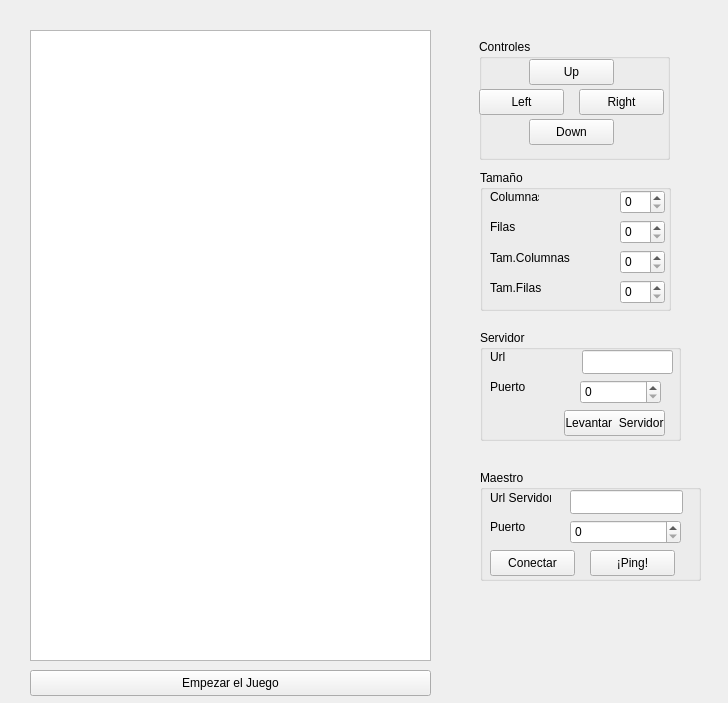
<?xml version="1.0" encoding="UTF-8"?>
<ui version="4.0">
 <class>JuegoSnape</class>
 <widget class="QWidget" name="JuegoSnape">
  <property name="geometry">
   <rect>
    <x>0</x>
    <y>0</y>
    <width>728</width>
    <height>703</height>
   </rect>
  </property>
  <property name="windowTitle">
   <string>Juego Snake</string>
  </property>
  <property name="windowIcon">
   <iconset>
    <normaloff>Descargas/juego.png</normaloff>Descargas/juego.png</iconset>
  </property>
  <property name="autoFillBackground">
   <bool>true</bool>
  </property>
  <widget class="QTableWidget" name="tableWidget">
   <property name="geometry">
    <rect>
     <x>30</x>
     <y>30</y>
     <width>401</width>
     <height>631</height>
    </rect>
   </property>
   <property name="rowCount">
    <number>0</number>
   </property>
   <property name="columnCount">
    <number>0</number>
   </property>
  </widget>
  <widget class="QGroupBox" name="groupBox">
   <property name="geometry">
    <rect>
     <x>479</x>
     <y>39</y>
     <width>191</width>
     <height>121</height>
    </rect>
   </property>
   <property name="title">
    <string>Controles</string>
   </property>
   <property name="flat">
    <bool>true</bool>
   </property>
   <widget class="QPushButton" name="pushButton">
    <property name="geometry">
     <rect>
      <x>50</x>
      <y>20</y>
      <width>85</width>
      <height>26</height>
     </rect>
    </property>
    <property name="text">
     <string>Up</string>
    </property>
   </widget>
   <widget class="QPushButton" name="pushButton_2">
    <property name="geometry">
     <rect>
      <x>0</x>
      <y>50</y>
      <width>85</width>
      <height>26</height>
     </rect>
    </property>
    <property name="text">
     <string>Left</string>
    </property>
   </widget>
   <widget class="QPushButton" name="pushButton_3">
    <property name="geometry">
     <rect>
      <x>100</x>
      <y>50</y>
      <width>85</width>
      <height>26</height>
     </rect>
    </property>
    <property name="layoutDirection">
     <enum>Qt::RightToLeft</enum>
    </property>
    <property name="text">
     <string>Right</string>
    </property>
   </widget>
   <widget class="QPushButton" name="pushButton_4">
    <property name="geometry">
     <rect>
      <x>50</x>
      <y>80</y>
      <width>85</width>
      <height>26</height>
     </rect>
    </property>
    <property name="layoutDirection">
     <enum>Qt::LeftToRight</enum>
    </property>
    <property name="text">
     <string>Down</string>
    </property>
   </widget>
  </widget>
  <widget class="QGroupBox" name="groupBox_2">
   <property name="geometry">
    <rect>
     <x>480</x>
     <y>170</y>
     <width>191</width>
     <height>141</height>
    </rect>
   </property>
   <property name="title">
    <string>Tamaño</string>
   </property>
   <widget class="QSpinBox" name="spinBox_2">
    <property name="geometry">
     <rect>
      <x>140</x>
      <y>50</y>
      <width>45</width>
      <height>24</height>
     </rect>
    </property>
   </widget>
   <widget class="QSpinBox" name="spinBox_3">
    <property name="geometry">
     <rect>
      <x>140</x>
      <y>80</y>
      <width>45</width>
      <height>24</height>
     </rect>
    </property>
   </widget>
   <widget class="QSpinBox" name="spinBox_4">
    <property name="geometry">
     <rect>
      <x>140</x>
      <y>110</y>
      <width>45</width>
      <height>24</height>
     </rect>
    </property>
   </widget>
   <widget class="QSpinBox" name="spinBox">
    <property name="geometry">
     <rect>
      <x>140</x>
      <y>20</y>
      <width>45</width>
      <height>24</height>
     </rect>
    </property>
   </widget>
   <widget class="QLabel" name="label">
    <property name="geometry">
     <rect>
      <x>10</x>
      <y>20</y>
      <width>49</width>
      <height>14</height>
     </rect>
    </property>
    <property name="text">
     <string>Columnas</string>
    </property>
   </widget>
   <widget class="QLabel" name="label_2">
    <property name="geometry">
     <rect>
      <x>10</x>
      <y>50</y>
      <width>49</width>
      <height>14</height>
     </rect>
    </property>
    <property name="text">
     <string>Filas</string>
    </property>
   </widget>
   <widget class="QLabel" name="label_3">
    <property name="geometry">
     <rect>
      <x>10</x>
      <y>80</y>
      <width>81</width>
      <height>16</height>
     </rect>
    </property>
    <property name="text">
     <string>Tam.Columnas</string>
    </property>
   </widget>
   <widget class="QLabel" name="label_4">
    <property name="geometry">
     <rect>
      <x>10</x>
      <y>110</y>
      <width>71</width>
      <height>16</height>
     </rect>
    </property>
    <property name="text">
     <string>Tam.Filas</string>
    </property>
   </widget>
  </widget>
  <widget class="QGroupBox" name="groupBox_3">
   <property name="geometry">
    <rect>
     <x>480</x>
     <y>330</y>
     <width>201</width>
     <height>111</height>
    </rect>
   </property>
   <property name="title">
    <string>Servidor</string>
   </property>
   <widget class="QPushButton" name="pushButton_5">
    <property name="geometry">
     <rect>
      <x>84</x>
      <y>80</y>
      <width>101</width>
      <height>26</height>
     </rect>
    </property>
    <property name="text">
     <string>Levantar  Servidor</string>
    </property>
   </widget>
   <widget class="QLineEdit" name="lineEdit">
    <property name="geometry">
     <rect>
      <x>102</x>
      <y>20</y>
      <width>91</width>
      <height>24</height>
     </rect>
    </property>
   </widget>
   <widget class="QSpinBox" name="spinBox_5">
    <property name="geometry">
     <rect>
      <x>100</x>
      <y>50</y>
      <width>81</width>
      <height>24</height>
     </rect>
    </property>
   </widget>
   <widget class="QLabel" name="label_5">
    <property name="geometry">
     <rect>
      <x>10</x>
      <y>20</y>
      <width>49</width>
      <height>14</height>
     </rect>
    </property>
    <property name="text">
     <string>Url</string>
    </property>
   </widget>
   <widget class="QLabel" name="label_6">
    <property name="geometry">
     <rect>
      <x>10</x>
      <y>50</y>
      <width>49</width>
      <height>14</height>
     </rect>
    </property>
    <property name="text">
     <string>Puerto</string>
    </property>
   </widget>
  </widget>
  <widget class="QGroupBox" name="groupBox_4">
   <property name="geometry">
    <rect>
     <x>480</x>
     <y>470</y>
     <width>221</width>
     <height>111</height>
    </rect>
   </property>
   <property name="title">
    <string>Maestro</string>
   </property>
   <widget class="QLineEdit" name="lineEdit_2">
    <property name="geometry">
     <rect>
      <x>90</x>
      <y>20</y>
      <width>113</width>
      <height>24</height>
     </rect>
    </property>
   </widget>
   <widget class="QLabel" name="label_7">
    <property name="geometry">
     <rect>
      <x>10</x>
      <y>20</y>
      <width>61</width>
      <height>16</height>
     </rect>
    </property>
    <property name="text">
     <string>Url Servidor</string>
    </property>
   </widget>
   <widget class="QSpinBox" name="spinBox_6">
    <property name="geometry">
     <rect>
      <x>90</x>
      <y>50</y>
      <width>111</width>
      <height>24</height>
     </rect>
    </property>
   </widget>
   <widget class="QLabel" name="label_8">
    <property name="geometry">
     <rect>
      <x>10</x>
      <y>50</y>
      <width>49</width>
      <height>14</height>
     </rect>
    </property>
    <property name="text">
     <string>Puerto</string>
    </property>
   </widget>
   <widget class="QPushButton" name="pushButton_7">
    <property name="geometry">
     <rect>
      <x>110</x>
      <y>80</y>
      <width>85</width>
      <height>26</height>
     </rect>
    </property>
    <property name="text">
     <string>¡Ping!</string>
    </property>
   </widget>
   <widget class="QPushButton" name="pushButton_8">
    <property name="geometry">
     <rect>
      <x>10</x>
      <y>80</y>
      <width>85</width>
      <height>26</height>
     </rect>
    </property>
    <property name="text">
     <string>Conectar</string>
    </property>
   </widget>
  </widget>
  <widget class="QPushButton" name="pushButton_6">
   <property name="geometry">
    <rect>
     <x>30</x>
     <y>670</y>
     <width>401</width>
     <height>26</height>
    </rect>
   </property>
   <property name="text">
    <string>Empezar el Juego</string>
   </property>
  </widget>
  <zorder>groupBox</zorder>
  <zorder>tableWidget</zorder>
  <zorder>groupBox_2</zorder>
  <zorder>groupBox_3</zorder>
  <zorder>groupBox_4</zorder>
  <zorder>pushButton_6</zorder>
 </widget>
 <resources/>
 <connections/>
</ui>
